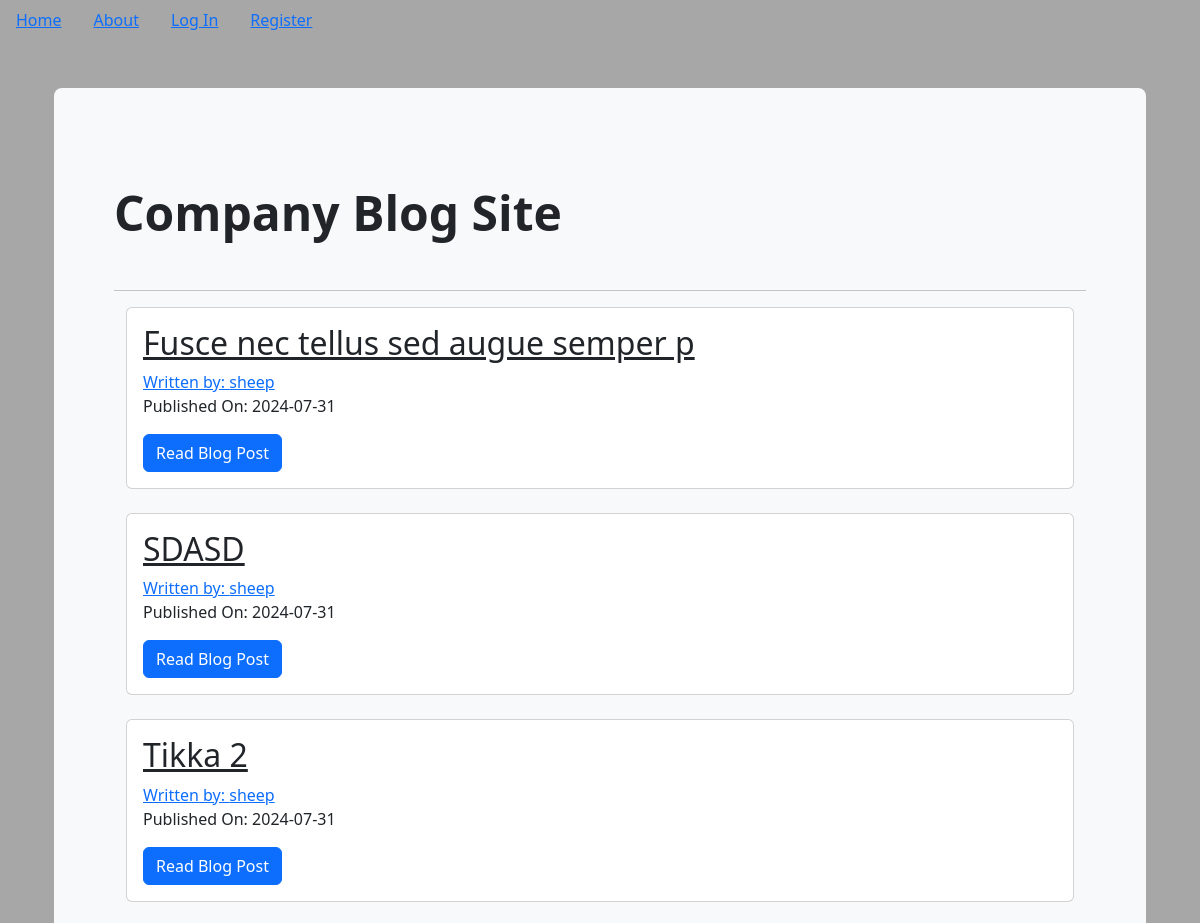
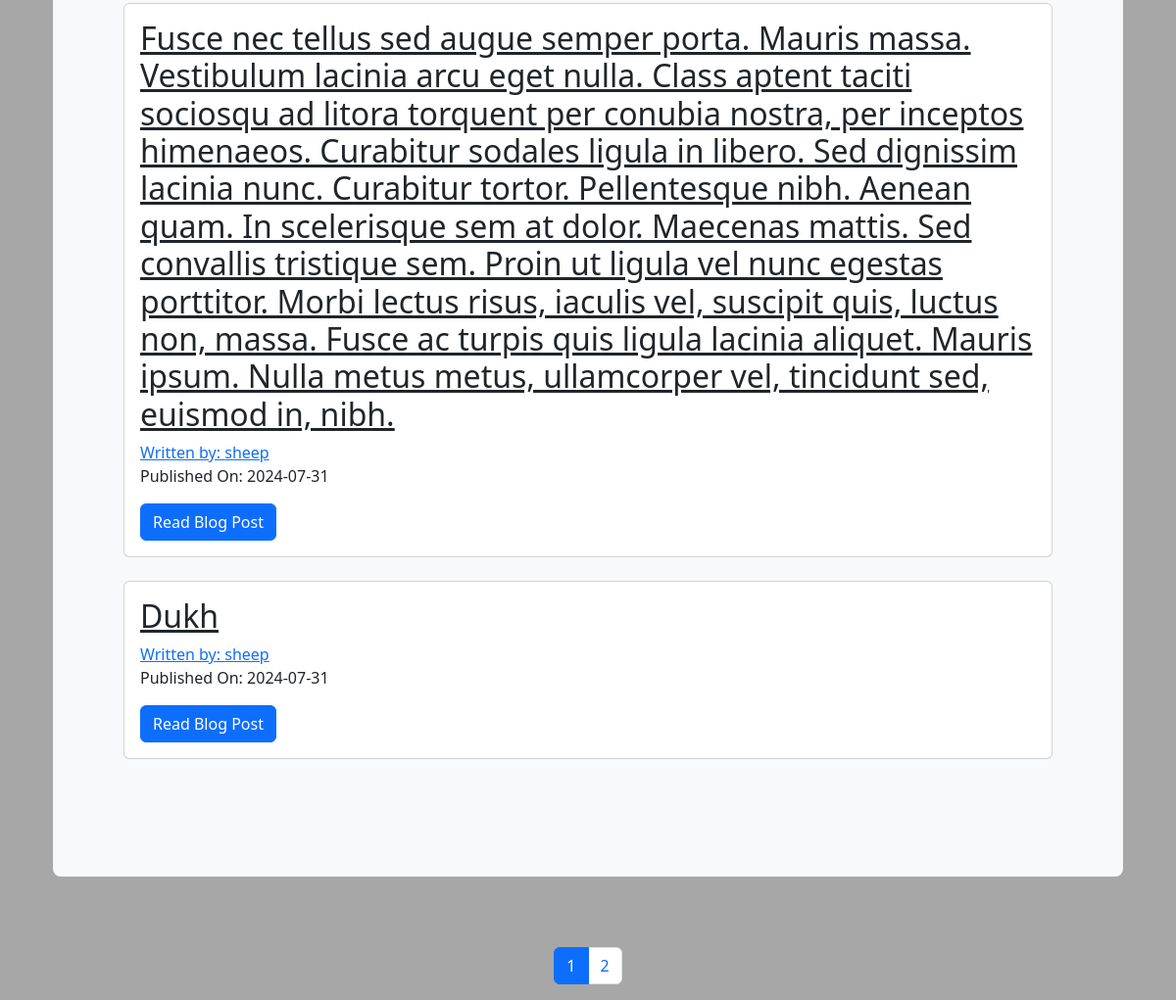
The app's page /, older data (2 pictures, top to bottom).
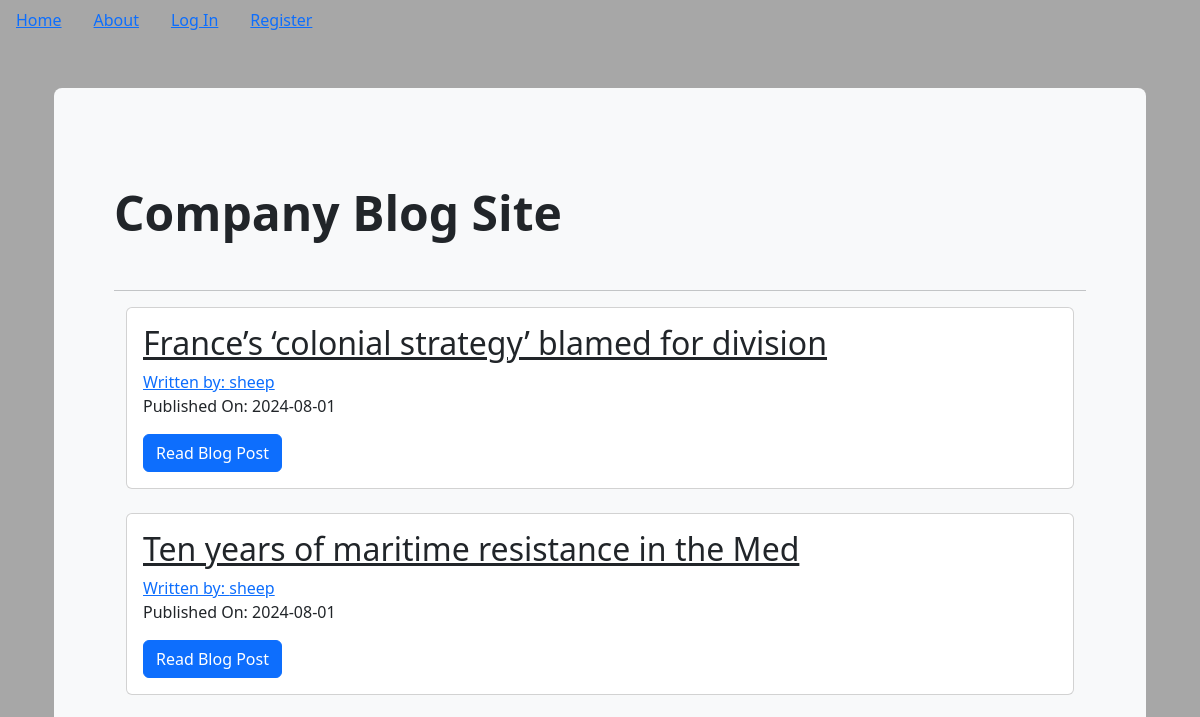
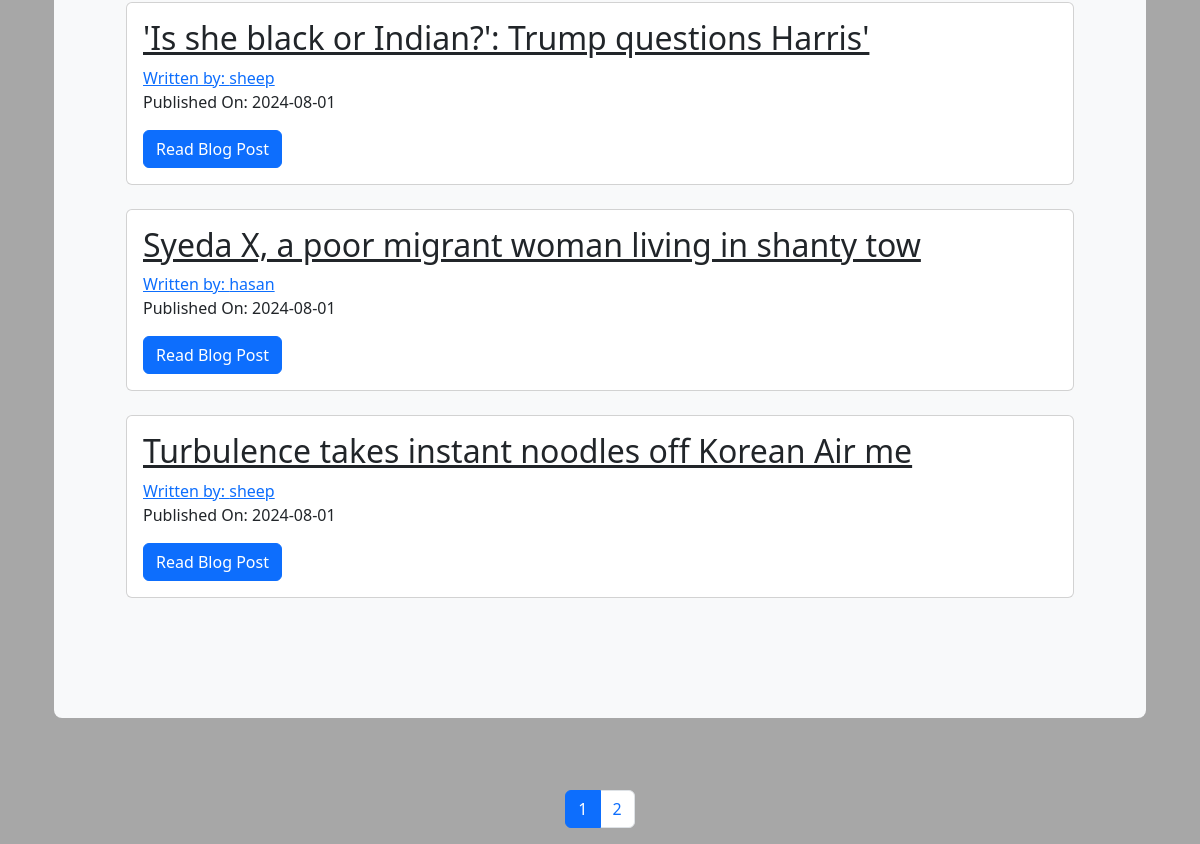
The same page, newer data (2 pictures, top to bottom).
### puppycompanyblog/models.py (models this page shows, shortened)
class BlogPost(db.Model):
    users = db.relationship(User)
    id = db.Column(db.Integer,primary_key=True)
    user_id = db.Column(db.Integer,db.ForeignKey('users.id'),nullable=False)
    date = db.Column(db.DateTime,nullable=False,default=datetime.utcnow)
    title = db.Column(db.String(140),nullable=False)
    text = db.Column(db.Text,nullable=False)

class User(db.Model,UserMixin):
    __tablename__ = 'users'
    id = db.Column(db.Integer,primary_key=True)
    profile_image = db.Column(db.String(64),nullable=False,default='default_profile.png')
    email = db.Column(db.String(64),unique=True,index=True)
    username = db.Column(db.String(64),unique=True,index=True)
    password_hash = db.Column(db.String(128))
    posts = db.relationship('BlogPost',backref='author',lazy=True)

### puppycompanyblog/core/views.py (the view)
@core.route('/')
def index():
  page = request.args.get('page',1,type=int)
  blog_posts = BlogPost.query.order_by(BlogPost.date.desc()).paginate(page=page,per_page=5)
  return render_template('index.html',blog_posts=blog_posts)

### puppycompanyblog/templates/index.html
{% extends "base.html" %}
{% block content %}
<div class="container py-5">
  <div class="p-5 mb-4 bg-light rounded-3">
    <div class="container-fluid py-5">
      <h2 class="display-5 fw-bold">Company Blog Site</h2>
      <br>
      <hr>
      <div class="container">
        {% for post in blog_posts.items %}
          <div class="card">
            <div class="card-body">
              <h2><a class='card-title' href="{{ url_for('blog_posts.blog_post',blog_post_id=post.id)}}">{{post.title}}</a></h2>
              <a href="{{ url_for('users.user_posts', username=post.author.username)}}">Written by: {{post.author.username}}</a>
              <p>Published On: {{ post.date.strftime('%Y-%m-%d') }}</p>
              <a class="btn btn-primary" href="{{ url_for('blog_posts.blog_post',blog_post_id=post.id)}}">Read Blog Post</a>
            </div>
          </div>
          <br>
        {% endfor %}
      </div>
    </div>
  </div>
</div>
<nav aria-label="Page navigation example">
  <ul class="pagination justify-content-center">
    {% for page_num in blog_posts.iter_pages(left_edge=1, right_edge=1, left_current=1, right_current=2) %}
      {% if blog_posts.page == page_num %}
        <li class="page-item active" aria-current="page">
          <span class="page-link">{{ page_num }}</span>
        </li>
      {% else %}
        <li class="page-item">
          <a class="page-link" href="{{ url_for('core.index', page=page_num) }}">{{ page_num }}</a>
        </li>
      {% endif %}
    {% endfor %}
  </ul>
</nav>
{% endblock %}

Row changes from the older to the newer data that the page shows:
removed BlogPost: title "Fusce nec tellus sed augue semper p", author.username "sheep", date "2024-07-31"
removed BlogPost: title "Dukh", author.username "sheep", date "2024-07-31"
changed BlogPost: title "SDASD" → "France’s ‘colonial strategy’ blamed for division"; date "2024-07-31" → "2024-08-01"
changed BlogPost: title "Tikka 2" → "Ten years of maritime resistance in the Med"; date "2024-07-31" → "2024-08-01"
changed BlogPost: title "Fusce nec tellus sed augue semper porta. Mauris massa. Vestibulum lacinia arcu eget nulla. Class aptent taciti sociosqu ad litora torquent per conubia nostra, per inceptos himenaeos. Curabitur sodales ligula in libero. Sed dignissim lacinia nunc. Curabitur tortor. Pellentesque nibh. Aenean quam. In scelerisque sem at dolor. Maecenas mattis. Sed convallis tristique sem. Proin ut ligula vel nunc egestas porttitor. Morbi lectus risus, iaculis vel, suscipit quis, luctus non, massa. Fusce ac turpis quis ligula lacinia aliquet. Mauris ipsum. Nulla metus metus, ullamcorper vel, tincidunt sed, euismod in, nibh." → "'Is she black or Indian?': Trump questions Harris'"; date "2024-07-31" → "2024-08-01"
added BlogPost: title "Syeda X, a poor migrant woman living in shanty tow", author.username "hasan", date "2024-08-01"
now on this page (row edited): BlogPost: title "Turbulence takes instant noodles off Korean Air me", author.username "sheep", date "2024-08-01"
